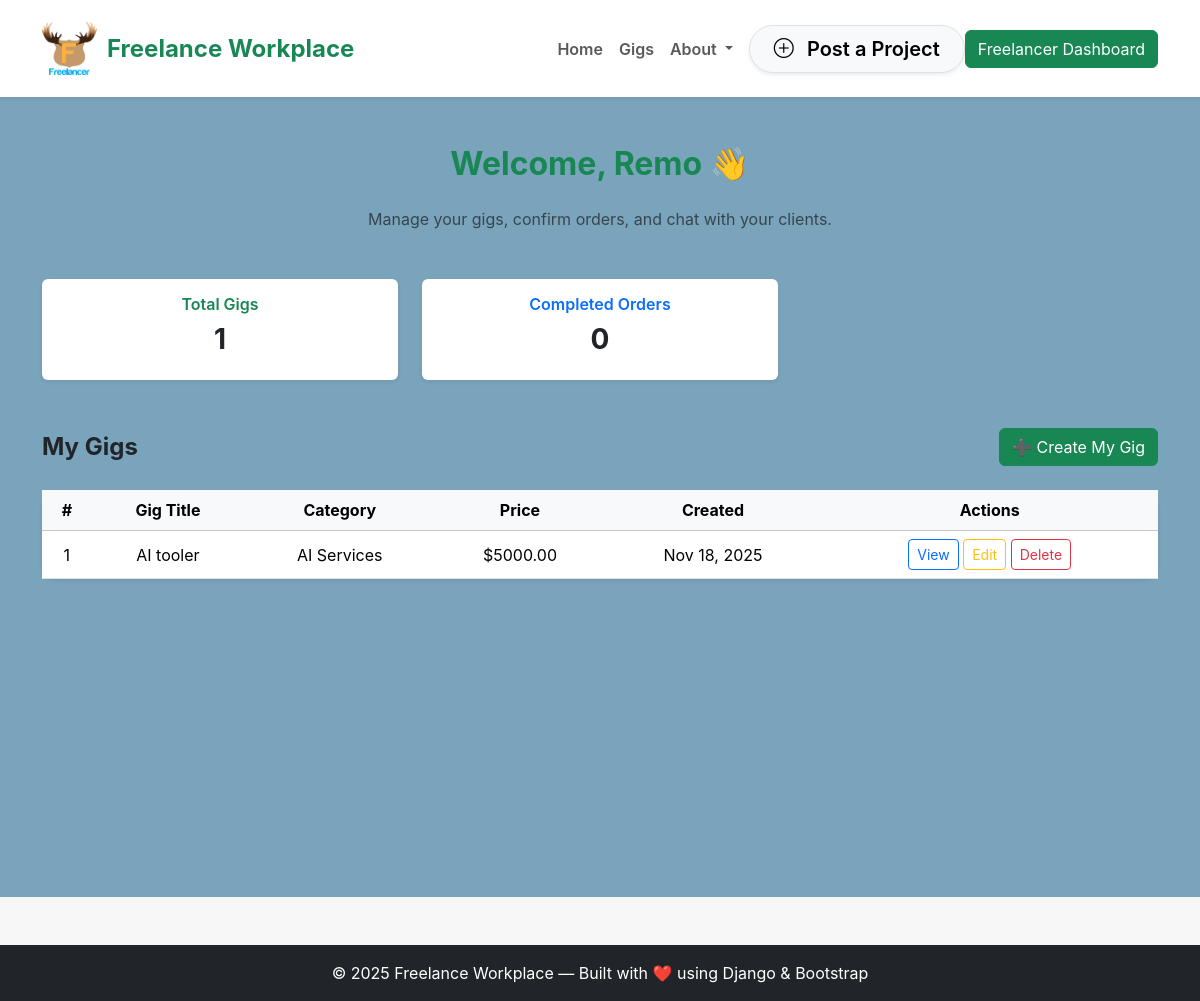
Screenshot of /freelancer-dashboard/ (signed in) with the database file from the repository.
### freelance_marketplace/models.py (models this page shows, shortened)
class CustomUser(AbstractUser):
    ROLE_CHOICES = (
        ('admin', 'Admin'),
        ('freelancer', 'Freelancer'),
        ('customer', 'Customer'),
    )
    role = models.CharField(max_length=20, choices=ROLE_CHOICES, default='customer')

class Gig(models.Model):
    freelancer = models.ForeignKey(settings.AUTH_USER_MODEL, on_delete=models.CASCADE, related_name='freelancer_gigs')
    title = models.CharField(max_length=200)
    description = models.TextField()
    category = models.ForeignKey(Category, on_delete=models.SET_NULL, null=True, blank=True)
    price = models.DecimalField(max_digits=10, decimal_places=2)
    image = models.ImageField(upload_to='gigs/', blank=True, null=True)
    created_by = models.ForeignKey(
        settings.AUTH_USER_MODEL,
        on_delete=models.CASCADE,
        related_name='created_gigs'
    )
    created_at = models.DateTimeField(auto_now_add=True)

class Category(models.Model):
    name = models.CharField(max_length=100, unique=True)
    slug = models.SlugField(unique=True, blank=True)

### freelance_marketplace/views.py (the view)
# urls.py: path('freelancer-dashboard/', views.freelancer_dashboard, name='freelancer_dashboard'),
@login_required
def freelancer_dashboard(request):
    user = request.user
    gigs =request. user.freelancer_gigs.all()
    total_gigs = gigs.count()
    orders = Order.objects.filter(gig__freelancer=request.user).order_by('-created_at')
    pending_orders = orders.filter(is_pending=True, is_completed=False)
    completed_orders = orders.filter(is_completed=True)
    context = {
        'gigs': gigs,
        'total_gigs':gigs.count(),
        'orders': orders,
        'pending_orders': pending_orders,
        'completed_orders': completed_orders,
    }
    return render(request, 'freelance_marketplace/freelancer_dashboard.html', context)

### freelance_marketplace/templates/freelance_marketplace/freelancer_dashboard.html (shortened to what this page needs)
{% extends 'base.html' %}
{% block content %}
<section class="py-5" style="background-color:#7aa4bc; min-height:100vh;">
  <div class="container">
    <h2 class="fw-bold text-center text-success mb-4">Welcome, {{ request.user.username }} 👋</h2>
    <p class="text-center text-muted mb-5">Manage your gigs, confirm orders, and chat with your clients.</p>
    <div class="row g-4 mb-5">
      <div class="col-md-4">
        <div class="card text-center shadow-sm border-0">
          <div class="card-body">
            <h6 class="fw-semibold text-success">Total Gigs</h6>
            <h3 class="fw-bold">{{ total_gigs }}</h3>
          </div>
        </div>
      </div>
      <div class="col-md-4">
        <div class="card text-center shadow-sm border-0">
          <div class="card-body">
            <h6 class="fw-semibold text-primary">Completed Orders</h6>
            <h3 class="fw-bold">{{ completed_orders.count }}</h3>
          </div>
        </div>
      </div>
    </div>
    <div class="d-flex justify-content-between align-items-center mb-4">
      <h4 class="fw-bold text-dark mb-0">My Gigs</h4>
      <a href="{% url 'freelance_marketplace:add_gig' %}" class="btn btn-success">➕ Create My Gig</a>
    </div>
    <div class="card shadow-sm border-0 rounded-4 mb-5">
      <div class="card-body p-0">
        {% if gigs %}
          <div class="table-responsive">
            <table class="table table-hover align-middle mb-0 text-center">
              <thead class="table-light">
                <tr>
                  <th>#</th>
                  <th>Gig Title</th>
                  <th>Category</th>
                  <th>Price</th>
                  <th>Created</th>
                  <th>Actions</th>
                </tr>
              </thead>
              <tbody>
                {% for gig in gigs %}
                <tr>
                  <td>{{ forloop.counter }}</td>
                  <td>{{ gig.title }}</td>
                  <td>{% if gig.category %}{{ gig.category.name }}{% else %}-{% endif %}</td>
                  <td>${{ gig.price }}</td>
                  <td>{{ gig.created_at|date:"M d, Y" }}</td>
                  <td>
                    <a href="{% url 'freelance_marketplace:gig_detail' gig.id %}" class="btn btn-outline-primary btn-sm">View</a>
                    <a href="{% url 'freelance_marketplace:edit_gig' gig.id %}" class="btn btn-outline-warning btn-sm">Edit</a>
                    <a href="{% url 'freelance_marketplace:delete_gig' gig.id %}" class="btn btn-outline-danger btn-sm" onclick="return confirm('Are you sure?')">Delete</a>
                  </td>
                </tr>
                {% endfor %}
              </tbody>
            </table>
          </div>
        {% else %}
          <p class="text-center text-muted py-4 mb-0">
            You haven’t created any gigs yet. Click <strong>“Create My Gig”</strong> to add your first gig!
          </p>
        {% endif %}
      </div>
    </div>
  </div>
</section>
{% endblock %}

### freelance_marketplace/static/css/category_style.css (style rules this page uses)
body { font-family: 'Inter', sans-serif; background: #f7f7f7; margin: 0; padding: 0; }

### rows the page displays
CustomUser: user.username "Remo"
Gig: title "AI tooler", category.name "AI Services", price "5000.00", created_at "Nov 18, 2025"

### other values shown
{{ total_gigs }} "1"
{{ completed_orders.count }} "0"
